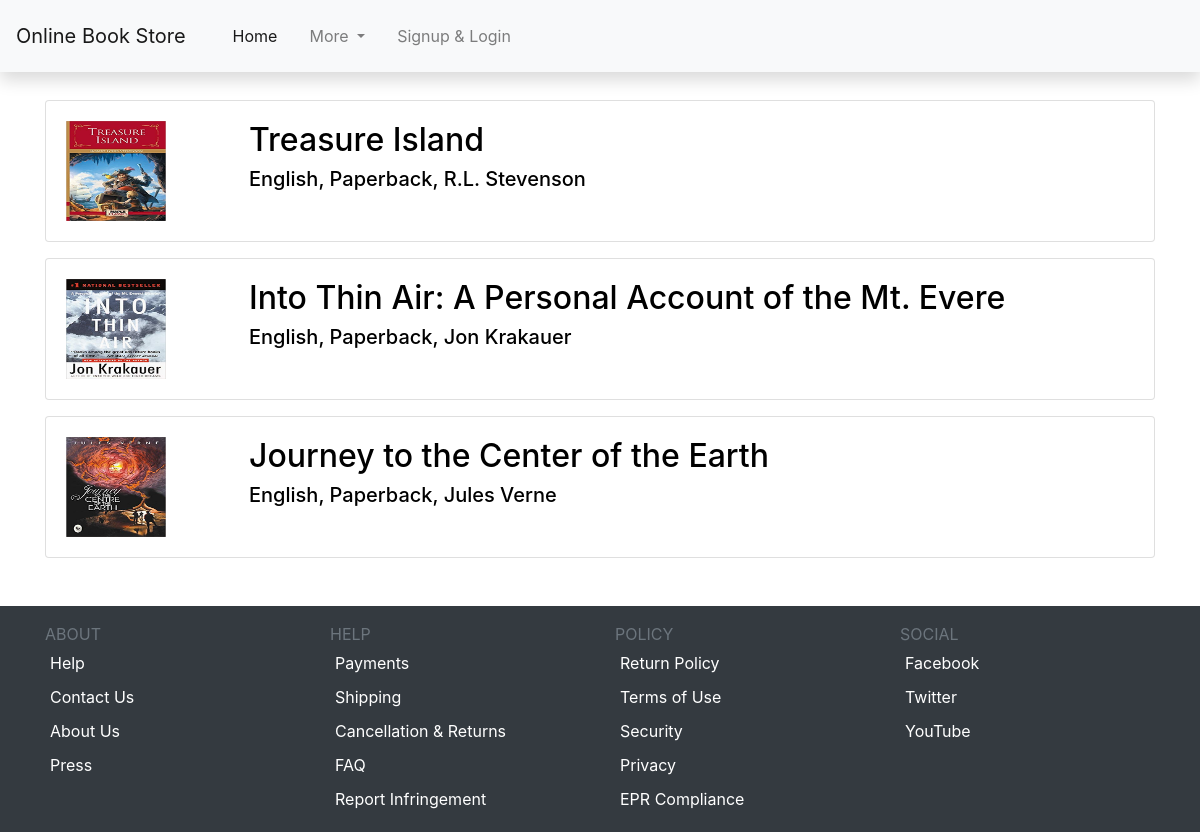
The app's page /genre/Adventure with its own data.
### home/models.py (models this page shows, shortened)
class Book(models.Model):
	title = models.CharField(max_length = 50)
	genre = models.CharField(max_length = 10)
	language = models.CharField(max_length = 10)
	bookformat = models.CharField(max_length = 10)
	price = models.IntegerField()
	author = models.CharField(max_length = 30)
	page = models.IntegerField()
	description = models.TextField(default = '')
	book_image = models.ImageField(blank = True, upload_to = 'book/')

### home/views.py (the view)
# urls.py: path('genre/<str:genretype>',views.genre_search,name = 'genre_search'),
def genre_search(request,genretype):
	q = Book.objects.filter(genre = genretype)
	return render(request, 'home/genre.html', {'books':q})

### home/templates/home/genre.html (shortened to what this page needs)
{% extends "home/base.html" %}
{% block content %}
        <div class="container">
            {% if books %}
                {% for item in books %}
                    <a href=" {% url 'book_info_page' item.id %}" style="text-decoration: none; color: black;">
                        <div class="card mb-3">
                            <div class="row card-body">
                                <div class="col-2">
                                    <img src=" {{ item.book_image.url }} " style="width: 100px; height: 100px;">
                                </div>
                                <div class="col">
                                    <h2>{{ item.title }}</h2>
                                    <h5>{{ item.language }}, {{ item.bookformat }}, {{ item.author }}</h5>
                                </div>
                            </div>
                        </div>
                    </a>
                {% endfor %}
            {% endif %}
        </div>
{% endblock content %}

### records on screen
Book: book_image (picture), title "Treasure Island", language "English", bookformat "Paperback", author "R.L. Stevenson"
Book: book_image (picture), title "Into Thin Air: A Personal Account of the Mt. Evere", language "English", bookformat "Paperback", author "Jon Krakauer"
Book: book_image (picture), title "Journey to the Center of the Earth", language "English", bookformat "Paperback", author "Jules Verne"
